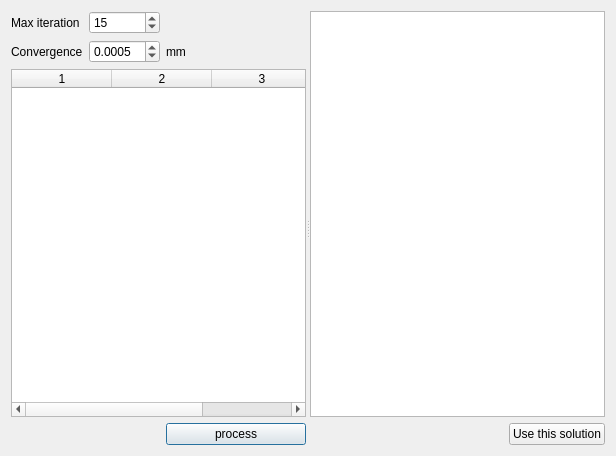
<?xml version="1.0" encoding="UTF-8"?>
<ui version="4.0">
 <class>Intersection</class>
 <widget class="QDialog" name="Intersection">
  <property name="geometry">
   <rect>
    <x>0</x>
    <y>0</y>
    <width>616</width>
    <height>456</height>
   </rect>
  </property>
  <property name="windowTitle">
   <string>Intersect It :: Least Squares report</string>
  </property>
  <layout class="QGridLayout" name="gridLayout_3">
   <item row="0" column="0">
    <widget class="QSplitter" name="splitter">
     <property name="orientation">
      <enum>Qt::Horizontal</enum>
     </property>
     <widget class="QWidget" name="widget" native="true">
      <layout class="QGridLayout" name="gridLayout">
       <item row="1" column="1">
        <widget class="QDoubleSpinBox" name="advancedIntersecLSconvergeThreshold">
         <property name="decimals">
          <number>4</number>
         </property>
         <property name="value">
          <double>0.000500000000000</double>
         </property>
        </widget>
       </item>
       <item row="2" column="0" colspan="4">
        <widget class="ObservationTable" name="observationTableWidget">
         <property name="columnCount">
          <number>3</number>
         </property>
         <column/>
         <column/>
         <column/>
        </widget>
       </item>
       <item row="1" column="3">
        <spacer name="horizontalSpacer">
         <property name="orientation">
          <enum>Qt::Horizontal</enum>
         </property>
         <property name="sizeHint" stdset="0">
          <size>
           <width>40</width>
           <height>20</height>
          </size>
         </property>
        </spacer>
       </item>
       <item row="1" column="0">
        <widget class="QLabel" name="label_3">
         <property name="text">
          <string>Convergence</string>
         </property>
        </widget>
       </item>
       <item row="0" column="0">
        <widget class="QLabel" name="label_2">
         <property name="text">
          <string>Max iteration</string>
         </property>
        </widget>
       </item>
       <item row="0" column="1">
        <widget class="QSpinBox" name="advancedIntersecLSmaxIteration">
         <property name="value">
          <number>15</number>
         </property>
        </widget>
       </item>
       <item row="1" column="2">
        <widget class="QLabel" name="label_4">
         <property name="text">
          <string>mm</string>
         </property>
        </widget>
       </item>
       <item row="3" column="2" colspan="2">
        <widget class="QPushButton" name="processButton">
         <property name="text">
          <string>process</string>
         </property>
         <property name="checkable">
          <bool>false</bool>
         </property>
        </widget>
       </item>
      </layout>
     </widget>
     <widget class="QWidget" name="widget_2" native="true">
      <layout class="QGridLayout" name="gridLayout_2">
       <item row="1" column="1">
        <widget class="QPushButton" name="okButton">
         <property name="text">
          <string>Use this solution</string>
         </property>
        </widget>
       </item>
       <item row="1" column="0">
        <spacer name="horizontalSpacer_2">
         <property name="orientation">
          <enum>Qt::Horizontal</enum>
         </property>
         <property name="sizeHint" stdset="0">
          <size>
           <width>40</width>
           <height>20</height>
          </size>
         </property>
        </spacer>
       </item>
       <item row="0" column="0" colspan="2">
        <widget class="QTextBrowser" name="reportBrowser">
         <property name="font">
          <font>
           <family>Courier New</family>
           <pointsize>10</pointsize>
          </font>
         </property>
        </widget>
       </item>
      </layout>
     </widget>
    </widget>
   </item>
  </layout>
 </widget>
 <customwidgets>
  <customwidget>
   <class>ObservationTable</class>
   <extends>QTableWidget</extends>
   <header>..gui.observationtable</header>
  </customwidget>
 </customwidgets>
 <resources/>
 <connections/>
</ui>
